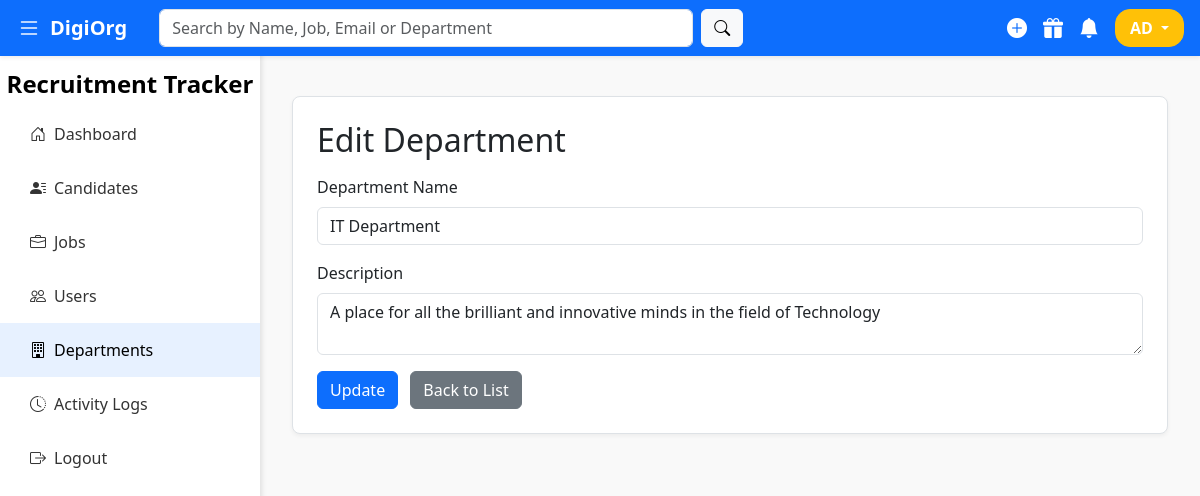
The app's page /departments/edit_department.php?id=1 (signed in) with its own data.
### tables this page shows
CREATE TABLE `departments` (
  `id` int(11) NOT NULL,
  `name` varchar(100) NOT NULL,
  `description` text DEFAULT NULL
);

### departments/edit_department.php (the view, shortened to what this page needs)
<?php
require_once('../config/db.php');
$id = intval($_GET['id'] ?? 0);
$stmt = $conn->prepare("SELECT * FROM departments WHERE id = ?");
$stmt->bind_param("i", $id);
$stmt->execute();
$result = $stmt->get_result();
$department = $result->fetch_assoc();
?>
<!DOCTYPE html>
<html lang="en">
<head>
<link href="https://cdn.jsdelivr.net/npm/bootstrap@5.3.0/dist/css/bootstrap.min.css" rel="stylesheet" />
<link href="https://cdn.jsdelivr.net/npm/bootstrap-icons@1.10.5/font/bootstrap-icons.css" rel="stylesheet" />
</head>
<body>
<?php include('../partials/navbar.php'); ?>
<?php include('../partials/sidebar.php'); ?>
<div class="content" id="content">
  <div class="card-light p-4">
    <h2>Edit Department</h2>
    <form method="post" action="edit_department.php?id=<?= $id ?>" class="mt-3">
      <div class="mb-3">
        <label for="name" class="form-label">Department Name</label>
        <input
          type="text"
          id="name"
          name="name"
          class="form-control"
          value="<?= htmlspecialchars($department['name']) ?>"
          required
        />
      </div>
      <div class="mb-3">
        <label for="description" class="form-label">Description</label>
        <textarea
          id="description"
          name="description"
          class="form-control"
        ><?= htmlspecialchars($department['description']) ?></textarea>
      </div>
      <button type="submit" class="btn btn-primary">Update</button>
      <a href="view_departments.php" class="btn btn-secondary ms-2">Back to List</a>
    </form>
  </div>
</div>
</body>
</html>

### departments/edit_department.php (style rules this page uses)
body { background-color: #f9f9f9; }
.content { margin-left: 260px; padding: 6rem 2rem 2rem 2rem; min-height: 100vh; }
.card-light { background-color: #fff; border: 1px solid #dee2e6; border-radius: 8px; box-shadow: 0 2px 4px rgba(0,0,0,0.05); color: #212529; }

### records on screen
departments: name "IT Department", description "A place for all the brilliant and innovative minds in the field of Technology"

### other values on screen
$initials "AD"
